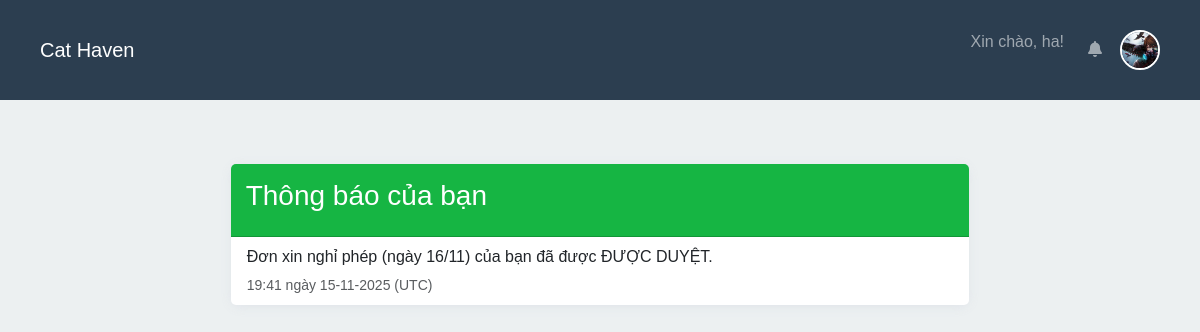
Screenshot of /notifications/ (signed in) with the database file from the repository.
### app/models.py (models this page shows, shortened)
class Notification(db.Model):
    id = db.Column(db.Integer, primary_key=True)
    user_id = db.Column(db.Integer, db.ForeignKey('user.id'), nullable=False)
    message = db.Column(db.String(255), nullable=False)
    is_read = db.Column(db.Boolean, default=False, nullable=False)
    timestamp = db.Column(db.DateTime, default=datetime.utcnow)
    leave_request_id = db.Column(db.Integer, db.ForeignKey('leave_request.id'), nullable=True)

### app/notification/routes.py (the view)
@notification_bp.route('/')
@login_required
def list_notifications():
    notifications = Notification.query.filter_by(user_id=session['user_id']).order_by(Notification.timestamp.desc()).all()
    for notif in notifications:
        notif.is_read = True
    db.session.commit()
    return render_template('notification/list.html', notifications=notifications)

### app/templates/notification/list.html
{% extends "base.html" %}
{% block content %}
<div class="container mt-4">
    <div class="row justify-content-center">
        <div class="col-md-8">
            <div class="card">
                <div class="card-header">
                    <h3>Thông báo của bạn</h3>
                </div>
                <ul class="list-group list-group-flush">
                    {% for notif in notifications %}
                        <li class="list-group-item">
                            <p class="mb-1">{{ notif.message }}</p>
                            <small class="text-muted">{{ notif.timestamp.strftime('%H:%M ngày %d-%m-%Y') }} (UTC)</small>
                        </li>
                    {% else %}
                        <li class="list-group-item text-center text-muted">
                            Bạn không có thông báo nào.
                        </li>
                    {% endfor %}
                </ul>
            </div>
        </div>
    </div>
</div>
{% endblock %}

### app/static/css/style.css (style rules this page uses)
body { font-family: Arial, sans-serif; margin: 0; padding: 0; background-color: #ECF0F1; }
:root { --bg-color: #ECF0F1; --primary-dark: #2C3E50; --primary-accent: #3498DB; --secondary-accent: #1ABC9C; --info-color: #95A5A6; --danger-color: #E74C3C; --white-color: #FFFFFF; --text-color: #2C3E50; }
body { background-color: var(--bg-color); color: var(--text-color); }
.card-header { background-color: var(--secondary-accent); color: var(--white-color); }
.container { max-width: 1200px; margin: 0 auto; padding: 20px; }
.card { box-shadow: 0 2px 10px rgba(222, 225, 233, 0.848); border-radius: 10px; border: none; margin-bottom: 20px; }
.card-header { background: #16b543; color: white; padding: 15px; border-radius: 10px 10px 0 0; }

### rows the page displays
Notification: message "Đơn xin nghỉ phép (ngày 16/11) của bạn đã được ĐƯỢC DUYỆT.", timestamp "19:41 ngày 15-11-2025"

### other values shown
{{ session.username }} "ha"
